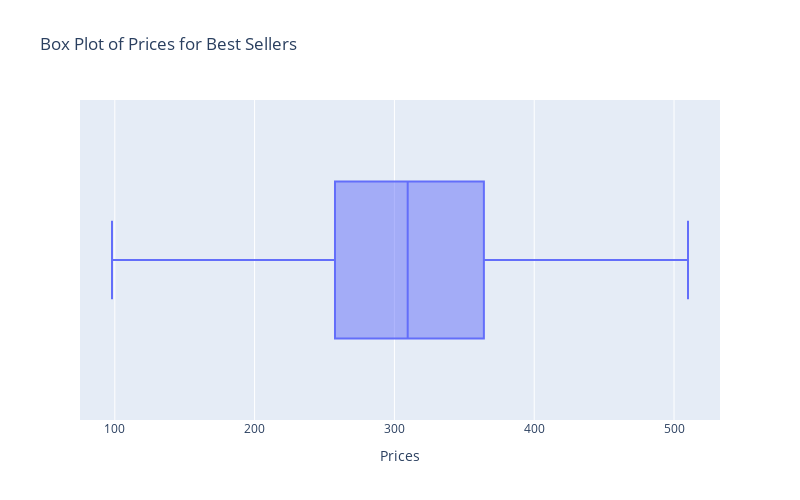

Source (notebook cell):
### Code cell
# plot boxplot of prices of best-selling items

fig = px.box(df_chennai_chinese[df_chennai_chinese['best_seller'] == 1], x='prices', title='Box Plot of Prices for Best Sellers')
fig.update_layout(xaxis_title='Prices')

# set the plot size
fig.update_layout(width=800, height=500)

# show the plot
fig.show()

### Figure 1 — Plotly figure (JSON) as saved in the notebook; plotly's stock layout.template omitted (floating-point values rounded to 4 significant figures)
{"data": [{"alignmentgroup": "True", "hovertemplate": "prices=%{x}<extra></extra>", "legendgroup": "", "marker": {"color": "#636efa"}, "name": "", "notched": false, "offsetgroup": "", "orientation": "h", "showlegend": false, "type": "box", "x": [272, 260, 383, 401, 221, 510, 317, 234, 342, 312, 305, 365, 299, 370, 355, 255, 275, 235, 190, 325, 275, 225, 325, 350, 325, 300, 98, 300, 360, 330, 325, 321, 307, 266, 252, 419, 252, 321, 195, 363, 280, 335, 260, 210, 221, 234, 247, 286, 182, 286, 195, 286, 200, 234, 373, 373, 431, 374, 374, 402, 402, 374, 373, 373, 362, 345, 345, 345, 260, 210, 395, 260, 330, 395, 280, 270, 395, 395, 250, 260], "x0": " ", "xaxis": "x", "y0": " ", "yaxis": "y"}], "layout": {"boxmode": "group", "height": 500, "legend": {"tracegroupgap": 0}, "title": {"text": "Box Plot of Prices for Best Sellers"}, "width": 800, "xaxis": {"anchor": "y", "domain": [0, 1], "title": {"text": "Prices"}}, "yaxis": {"anchor": "x", "domain": [0, 1]}}}
